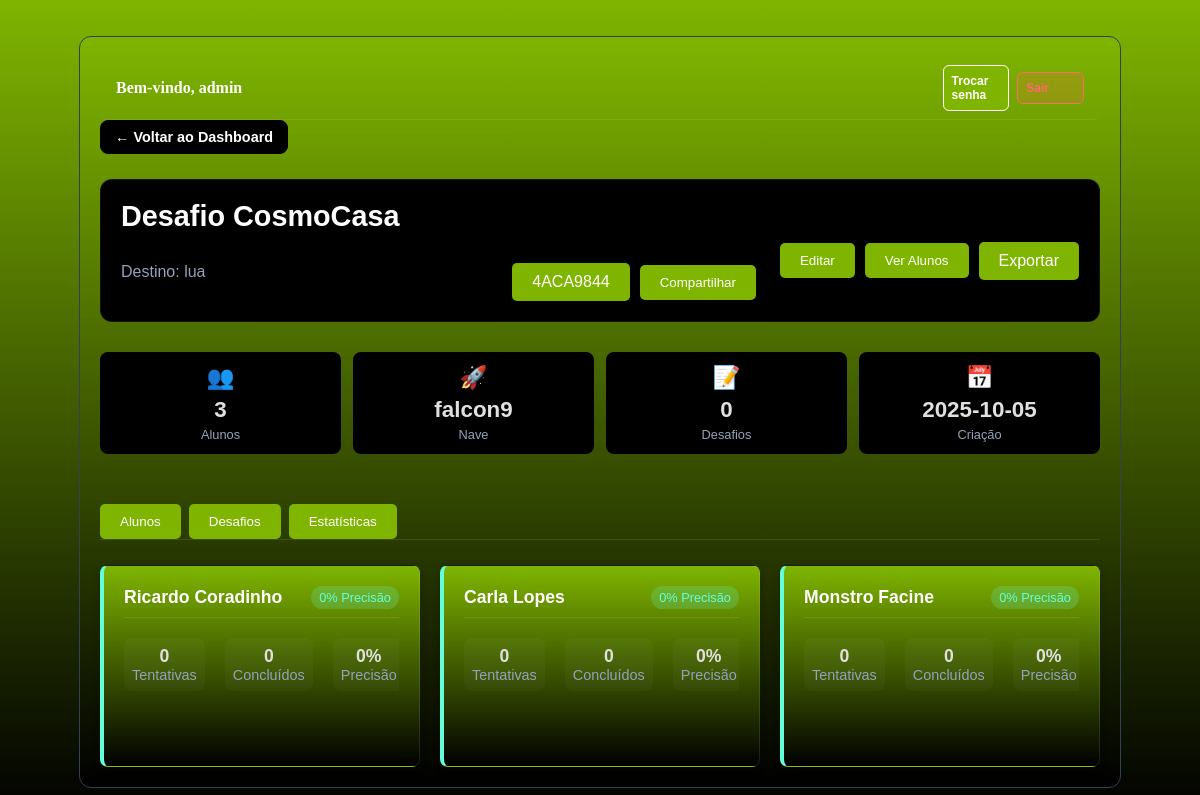
The page /professor/sala/4ACA9844 (signed in) on the database its author committed.
### tables this page shows
CREATE TABLE admins (
                    id INTEGER PRIMARY KEY AUTOINCREMENT,
                    username TEXT UNIQUE NOT NULL,
                    password_hash TEXT NOT NULL,
                    must_change INTEGER DEFAULT 1,
                    created_at TEXT
                );

CREATE TABLE salas_virtuais (
                    id INTEGER PRIMARY KEY AUTOINCREMENT,
                    codigo_sala TEXT UNIQUE NOT NULL,
                    professor_id INTEGER NOT NULL,
                    nome_sala TEXT NOT NULL,
                    destino TEXT NOT NULL,
                    nave_id TEXT NOT NULL,
                    desafios_json TEXT NOT NULL,
                    ativa BOOLEAN DEFAULT 1,
                    data_criacao DATETIME DEFAULT CURRENT_TIMESTAMP,
                    data_expiracao DATETIME, desafio_selecionado_index INTEGER,
                    FOREIGN KEY (professor_id) REFERENCES professores (id)
                );

CREATE TABLE alunos (
                    id INTEGER PRIMARY KEY AUTOINCREMENT,
                    sala_id INTEGER NOT NULL,
                    nome TEXT NOT NULL,
                    email TEXT,
                    progresso_json TEXT,
                    data_ingresso DATETIME DEFAULT CURRENT_TIMESTAMP, excluir_ranking INTEGER DEFAULT 0,
                    FOREIGN KEY (sala_id) REFERENCES salas_virtuais (id)
                );

### routes/professor.py (the view)
@professor_bp.route('/sala/<codigo_sala>', endpoint='professor_sala_detalhes')
def sala_detalhes(codigo_sala):
    print(f'Função sala_detalhes chamada para código: {codigo_sala}')  # Print de depuração
    must_change_admin = 0
    professor_nome = session.get('professor_nome') or 'Administrador'
    sala_db = db_manager.buscar_sala_por_codigo_any(codigo_sala)
    if sala_db:
        try:
            alunos = db_manager.buscar_alunos_por_sala(sala_db['id'])
        except Exception:
            alunos = []
        try:
            ranking = db_manager.obter_ranking_sala(sala_db['id'], limit=500)
        except Exception:
            ranking = []
        stats_map = {r.get('id') or r.get('aluno_id'): r for r in ranking}
        for aluno in alunos:
            st = stats_map.get(aluno.get('id'))
            if st:
                aluno['tentativas'] = st.get('tentativas') or 0
                aluno['concluidos'] = st.get('concluidos') or 0
                aluno['total'] = st.get('total') or 0
                tent = aluno['tentativas'] or 0
                concl = aluno['concluidos'] or 0
                aluno['precisao_pct'] = int(round((concl / tent) * 100)) if tent else 0
            else:
                aluno['tentativas'] = 0
                aluno['concluidos'] = 0
                aluno['total'] = 0
                aluno['precisao_pct'] = 0
        for aluno in alunos:
            base = url_for('aluno.aluno_login', codigo_sala=codigo_sala, _external=True)
            try:
                from urllib.parse import urlencode
                aluno['acesso_url'] = f"{base}?" + urlencode({'nome': aluno.get('nome', '')})
            except Exception:
                aluno['acesso_url'] = base
        try:
            desafios = json.loads(sala_db.get('desafios_json') or '[]')
        except Exception:
            desafios = []
        try:
            desempenho_desafios = db_manager.obter_estatisticas_por_desafio(sala_db['id'])
        except Exception:
            desempenho_desafios = []
        try:
            tentativas_total = sum((a.get('tentativas') or 0) for a in alunos)
            concluidos_total = sum((a.get('concluidos') or 0) for a in alunos)
            total_pontos = sum((a.get('total') or 0) for a in alunos)
            alunos_total = len(alunos)
            precisao_geral_pct = int(round((concluidos_total / tentativas_total) * 100)) if tentativas_total else 0
            media_pontos_aluno = (total_pontos / alunos_total) if alunos_total else 0.0
            media_pontos_por_tentativa = (total_pontos / tentativas_total) if tentativas_total else 0.0
            turma_stats = {
                'alunos_total': alunos_total,
                'tentativas_total': tentativas_total,
                'concluidos_total': concluidos_total,
                'precisao_geral_pct': precisao_geral_pct,
                'media_pontos_aluno': media_pontos_aluno,
                'media_pontos_por_tentativa': media_pontos_por_tentativa
            }
        except Exception:
            turma_stats = {
                'alunos_total': len(alunos),
                'tentativas_total': 0,
                'concluidos_total': 0,
                'precisao_geral_pct': 0,
                'media_pontos_aluno': 0.0,
                'media_pontos_por_tentativa': 0.0
            }
        try:
            if session.get('user_role') == 'admin':
                with sqlite3.connect(db_manager.db_path) as conn:
                    cursor = conn.cursor()
                    cursor.execute('SELECT must_change FROM admins WHERE username = ?', ('admin',))
                    row = cursor.fetchone()
                    if row:
                        must_change_admin = row[0] or 0
        except Exception:
            logging.exception('Falha ao obter flag must_change do admin (detalhes)')
        sala_view = {
            'codigo_sala': sala_db.get('codigo_sala'),
            'nome_sala': sala_db.get('nome_sala'),
            'destino': sala_db.get('destino'),
            'nave_id': sala_db.get('nave_id'),
            'data_criacao': sala_db.get('data_criacao'),
            'ativa': sala_db.get('ativa'),
            'alunos': alunos,
            'desafios': desafios,
            'desafio_selecionado_index': sala_db.get('desafio_selecionado_index')
        }
        return render_template(
            'professor_sala_detalhes.html',
            sala=sala_view,
            alunos=alunos,
            turma_stats=turma_stats,
            desempenho_desafios=desempenho_desafios,
            must_change_admin=must_change_admin,
            professor_nome=professor_nome,
        )
    return "Sala não encontrada", 404

### templates/professor_sala_detalhes.html (shortened to what this page needs)
<!DOCTYPE html>
<html lang="pt-br">
<head>
    <link rel="stylesheet" href="{{ url_for('static', filename='css/style.css') }}">
    <link rel="stylesheet" href="{{ url_for('static', filename='css/detalhes.css') }}">
</head>
<body class="conteudo-centralizado">
    <div class="main-container">
        <div class="topbar">
            <div class="user">Bem-vindo, {{ professor_nome or 'Professor' }}</div>
            <div class="topbar-actions">
                <a href="{{ url_for('professor.professor_reset_password', next=request.path) }}" class="action-btn">Trocar senha</a>
                <a href="{{ url_for('professor.professor_logout') }}" class="action-btn danger">Sair</a>
            </div>
        </div>
        <a href="{{ url_for('professor.professor_dashboard') }}" class="back-btn">
            &larr; Voltar ao Dashboard
        </a>
        <header class="room-header">
            <div class="room-left">
                <h1 class="room-title">
                    {% set idx = sala.desafio_selecionado_index %}
                    {% if sala.desafios and idx is not none and idx >= 0 and idx < sala.desafios|length %}
                        {{ sala.desafios[idx]['titulo'] or 'Desafio CosmoCasa' }}
                    {% elif sala.desafios %}
                        {{ sala.desafios[0]['titulo'] or 'Desafio CosmoCasa' }}
                    {% else %}
                        Desafio CosmoCasa
                    {% endif %}
                </h1>
                <div class="room-subtitle">
                    <span class="room-destination">Destino: {{ sala.destino }}</span>
                    <div class="room-code-section">
                        <span class="botao" id="share-code">{{ sala.codigo_sala }}</span>
                        <button class="botao" type="botao" onclick="copiarCodigo()">Compartilhar</button>
                    </div>
                </div>
            </div>
            <div class="room-right">
                <button class="botao" type="button" onclick="showTab('desafios')">Editar</button>
                <button class="botao" type="button" onclick="showTab('alunos')">Ver Alunos</button>
                <a class="botao" href="{{ url_for('professor.professor_sala_exportar', codigo_sala=sala.codigo_sala) }}">Exportar</a>
            </div>
        </header>
        <div class="room-info-grid">
                <div class="info-card">
                    <div class="info-icon">&#x1F465;</div>
                    <span class="info-number">{{ sala.alunos|length }}</span>
                    <span class="info-label">Alunos</span>
                </div>
                <div class="info-card">
                    <div class="info-icon">&#x1F680;</div>
                    <span class="info-number">{{ sala.nave_id }}</span>
                    <span class="info-label">Nave</span>
                </div>
                <div class="info-card">
                    <div class="info-icon">&#x1F4DD;</div>
                    <span class="info-number">{{ sala.desafios|length }}</span>
                    <span class="info-label">Desafios</span>
                </div>
                <div class="info-card">
                    <div class="info-icon">&#x1F4C5;</div>
                    <span class="info-number">{{ sala.data_criacao[:10] }}</span>
                    <span class="info-label">Criação</span>
                </div>
            </div>
        <div class="tabs">
            <button id="tabbtn-alunos" class="botao active" onclick="showTab('alunos')">Alunos</button>
            <button id="tabbtn-desafios" class="botao" onclick="showTab('desafios')">Desafios</button>
            <button id="tabbtn-estatisticas" class="botao" onclick="showTab('estatisticas')">Estatísticas</button>
        </div>
        <div id="tab-alunos" class="tab-content active">
            {% if sala.alunos %}
                <div class="card-grid">
                    {% for aluno in sala.alunos %}
                        <div class="card student-card" tabindex="0">
                            <div class="card-header">
                                <h3 class="card-title" title="{{ aluno.nome }}">{{ aluno.nome }}</h3>
                                <span class="card-badge">{{ aluno.precisao_pct }}% Precisão</span>
                            </div>
                            <div class="card-content">
                                <div class="reveal-on-hover">
            <div class="student-stats">
                                        <div class="student-stat">
                                            <span class="stat-value">{{ aluno.tentativas }}</span>
                                            <span class="stat-label">Tentativas</span>
                                        </div>
                                        <div class="student-stat">
                                            <span class="stat-value">{{ aluno.concluidos }}</span>
                                            <span class="stat-label">Concluídos</span>
                                        </div>
                                        <div class="student-stat">
                                            <span class="stat-value">{{ aluno.precisao_pct }}%</span>
                                            <span class="stat-label">Precisão</span>
                                        </div>
                                    </div>
                                </div>
                            </div>
                        </div>
                    {% endfor %}
                </div>
            {% else %}
                <div class="empty-state">
                    <div class="empty-icon">&#x1F465;</div>
                    <h3>Nenhum aluno matriculado</h3>
                    <p>Compartilhe o código da sala para que seus alunos possam entrar.</p>
                </div>
            {% endif %}
        </div>
    </div>
</body>
</html>

### rows shown on the page
admins: username "admin"
salas_virtuais: destino "lua", codigo_sala "4ACA9844", nave_id "falcon9", data_criacao "2025-10-05"
alunos: nome "Ricardo Coradinho", precisao_pct "0", tentativas "0", concluidos "0"
alunos: nome "Carla Lopes", precisao_pct "0", tentativas "0", concluidos "0"
alunos: nome "Monstro Facine", precisao_pct "0", tentativas "0", concluidos "0"

### other values the page prints
{{ sala.alunos|length }} "3"
{{ sala.desafios|length }} "0"
